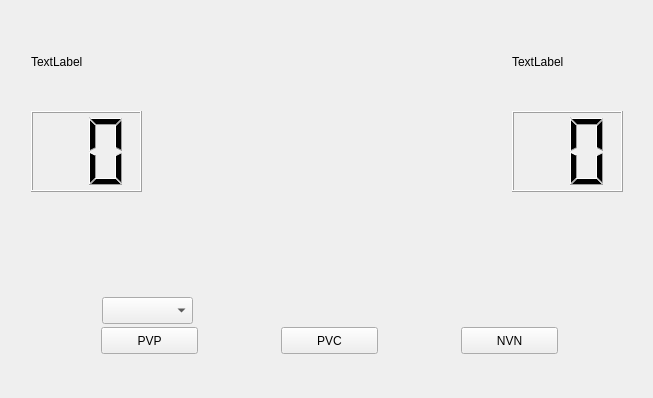
<?xml version="1.0" encoding="UTF-8"?>
<ui version="4.0">
 <class>MainForm</class>
 <widget class="QWidget" name="MainForm">
  <property name="geometry">
   <rect>
    <x>0</x>
    <y>0</y>
    <width>653</width>
    <height>398</height>
   </rect>
  </property>
  <property name="windowTitle">
   <string>Form</string>
  </property>
  <layout class="QGridLayout" name="gridLayout_2">
   <item row="0" column="0">
    <widget class="QWidget" name="widget" native="true">
     <property name="maximumSize">
      <size>
       <width>150</width>
       <height>16777215</height>
      </size>
     </property>
     <property name="styleSheet">
      <string notr="true"/>
     </property>
     <widget class="QLCDNumber" name="lcd_black">
      <property name="geometry">
       <rect>
        <x>20</x>
        <y>100</y>
        <width>111</width>
        <height>81</height>
       </rect>
      </property>
      <property name="digitCount">
       <number>2</number>
      </property>
     </widget>
     <widget class="QLabel" name="lbl_black">
      <property name="geometry">
       <rect>
        <x>20</x>
        <y>10</y>
        <width>111</width>
        <height>81</height>
       </rect>
      </property>
      <property name="text">
       <string>TextLabel</string>
      </property>
     </widget>
    </widget>
   </item>
   <item row="0" column="1">
    <layout class="QGridLayout" name="gridLayout"/>
   </item>
   <item row="0" column="2">
    <widget class="QWidget" name="widget_2" native="true">
     <property name="maximumSize">
      <size>
       <width>150</width>
       <height>16777215</height>
      </size>
     </property>
     <property name="styleSheet">
      <string notr="true"/>
     </property>
     <widget class="QLabel" name="lbl_white">
      <property name="geometry">
       <rect>
        <x>20</x>
        <y>10</y>
        <width>111</width>
        <height>81</height>
       </rect>
      </property>
      <property name="text">
       <string>TextLabel</string>
      </property>
     </widget>
     <widget class="QLCDNumber" name="lcd_white">
      <property name="geometry">
       <rect>
        <x>20</x>
        <y>100</y>
        <width>111</width>
        <height>81</height>
       </rect>
      </property>
      <property name="digitCount">
       <number>2</number>
      </property>
     </widget>
    </widget>
   </item>
   <item row="1" column="0" colspan="3">
    <widget class="QWidget" name="widget_3" native="true">
     <property name="maximumSize">
      <size>
       <width>16777215</width>
       <height>100</height>
      </size>
     </property>
     <property name="styleSheet">
      <string notr="true"/>
     </property>
     <widget class="QPushButton" name="btn_pvp">
      <property name="geometry">
       <rect>
        <x>90</x>
        <y>40</y>
        <width>97</width>
        <height>27</height>
       </rect>
      </property>
      <property name="text">
       <string>PVP</string>
      </property>
     </widget>
     <widget class="QPushButton" name="btn_pvc">
      <property name="geometry">
       <rect>
        <x>270</x>
        <y>40</y>
        <width>97</width>
        <height>27</height>
       </rect>
      </property>
      <property name="text">
       <string>PVC</string>
      </property>
     </widget>
     <widget class="QPushButton" name="btn_nvn">
      <property name="geometry">
       <rect>
        <x>450</x>
        <y>40</y>
        <width>97</width>
        <height>27</height>
       </rect>
      </property>
      <property name="text">
       <string>NVN</string>
      </property>
     </widget>
     <widget class="QComboBox" name="comboBox">
      <property name="geometry">
       <rect>
        <x>91</x>
        <y>10</y>
        <width>91</width>
        <height>27</height>
       </rect>
      </property>
     </widget>
    </widget>
   </item>
  </layout>
 </widget>
 <resources/>
 <connections/>
</ui>
